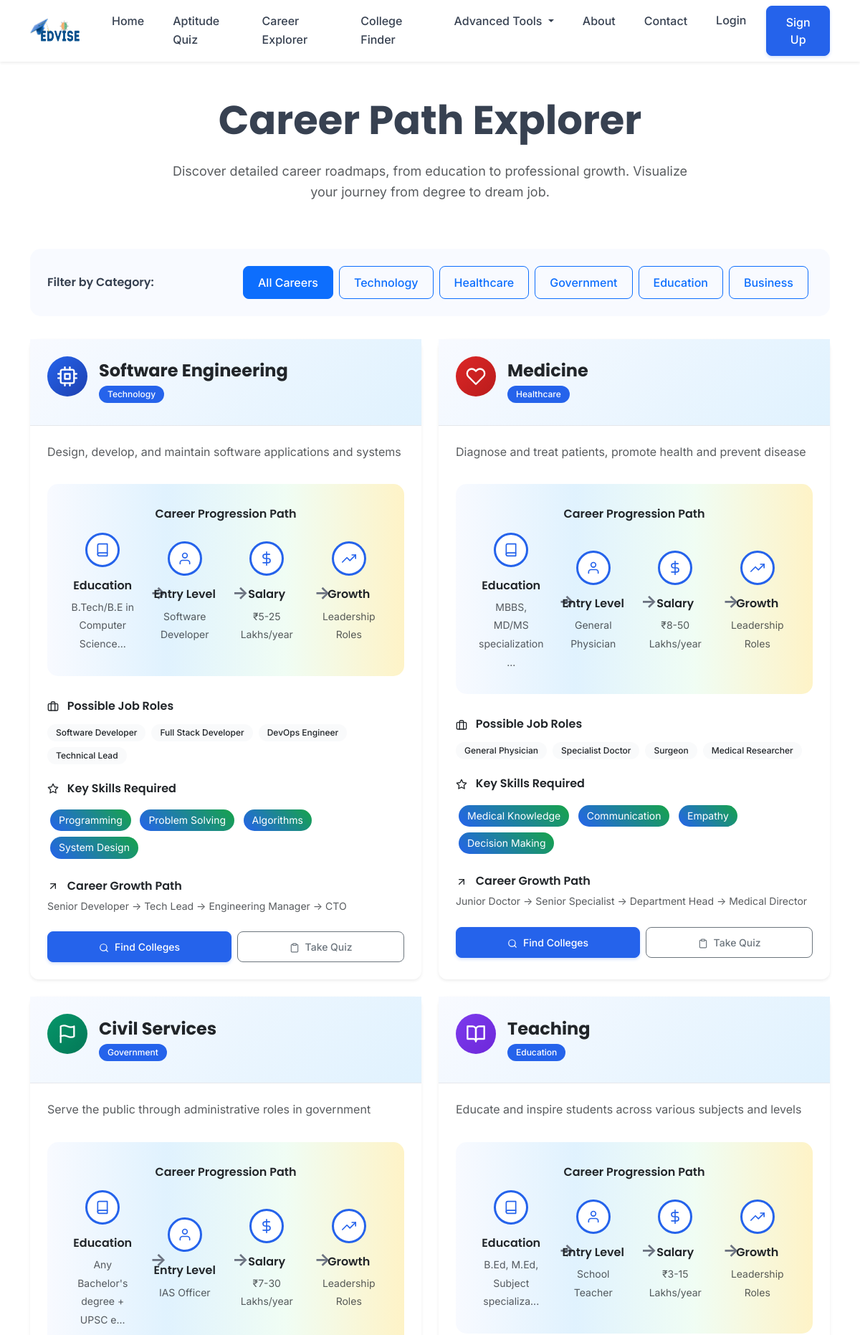
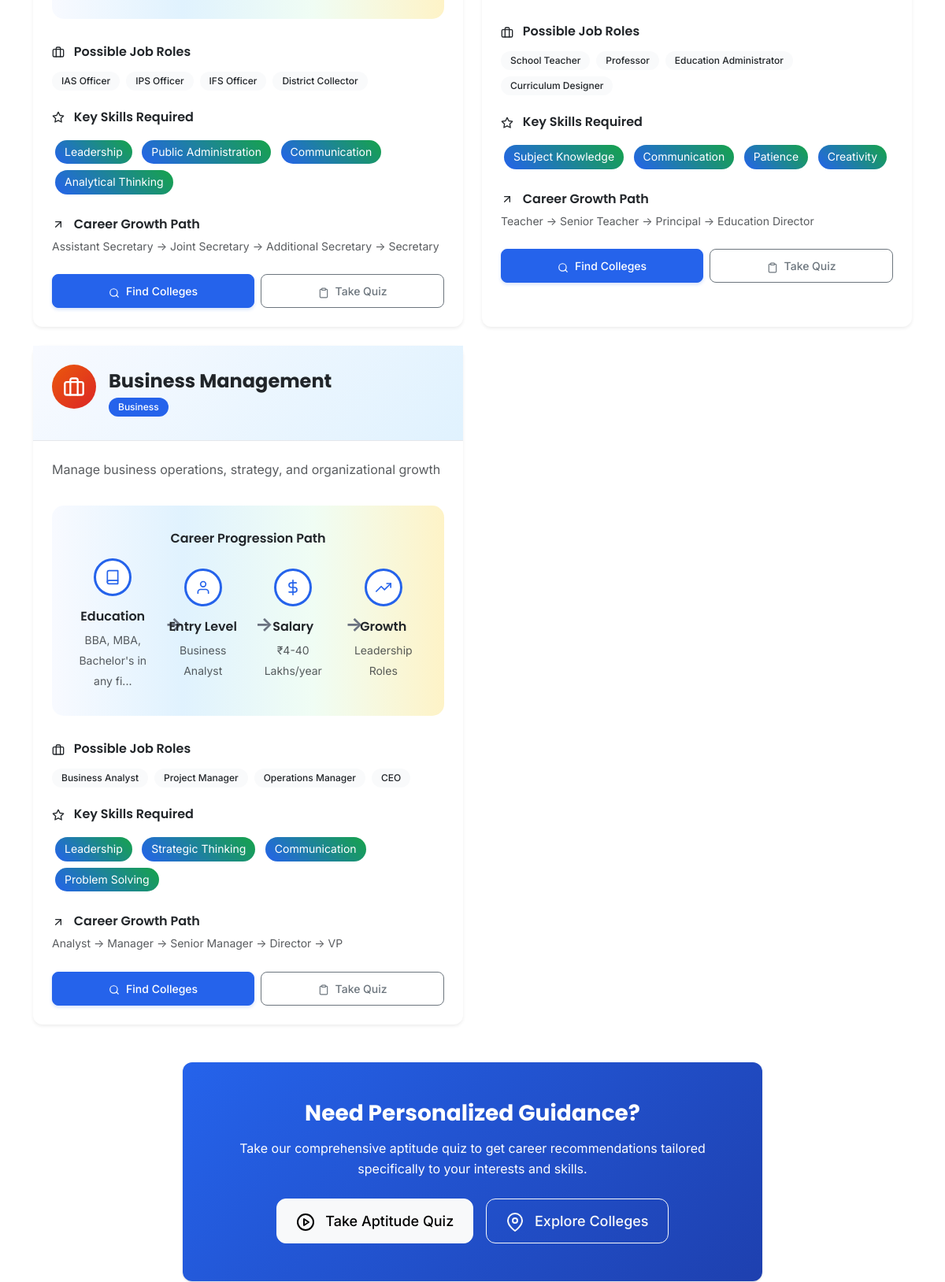
/career-explorer (upper part), run on the app's committed database (2 pictures, top to bottom).
### models.py (models this page shows)
class Career(db.Model):
    id = db.Column(db.Integer, primary_key=True)
    name = db.Column(db.String(100), nullable=False)
    category = db.Column(db.String(50), nullable=False)
    description = db.Column(db.Text)
    required_education = db.Column(db.Text)
    job_roles = db.Column(db.Text)  # JSON string
    salary_range = db.Column(db.String(50))
    growth_opportunities = db.Column(db.Text)
    skills_required = db.Column(db.Text)  # JSON string
    path_after_10th = db.Column(db.Text)  # JSON string
    path_after_12th = db.Column(db.Text)  # JSON string
    government_exams = db.Column(db.Text)  # JSON string
    reservation_benefits = db.Column(db.Text)  # JSON string

### routes.py (the view)
@app.route('/career-explorer')
def career_explorer():
    careers = Career.query.all()
    career_data = []
    for career in careers:
        career_info = {
            'id': career.id,
            'name': career.name,
            'category': career.category,
            'description': career.description,
            'required_education': career.required_education,
            'job_roles': json.loads(career.job_roles) if career.job_roles else [],
            'salary_range': career.salary_range,
            'growth_opportunities': career.growth_opportunities,
            'skills_required': json.loads(career.skills_required) if career.skills_required else []
        }
        career_data.append(career_info)
    return render_template('career_explorer.html', careers=career_data)

### templates/career_explorer.html (shortened to what this page needs)
{% extends "base.html" %}
{% block content %}
<div class="container py-5">
    <div class="row justify-content-center mb-5">
        <div class="col-lg-8 text-center">
            <h1 class="display-4 fw-bold mb-4">Career Path Explorer</h1>
            <p class="lead text-muted">Discover detailed career roadmaps, from education to professional growth. Visualize your journey from degree to dream job.</p>
        </div>
    </div>
    <div class="filter-section">
        <div class="row align-items-center">
            <div class="col-md-3">
                <h6 class="fw-semibold mb-3 mb-md-0">Filter by Category:</h6>
            </div>
            <div class="col-md-9">
                <div class="d-flex flex-wrap gap-2">
                    <button class="btn btn-outline-primary active" onclick="filterCareers('all')">All Careers</button>
                    <button class="btn btn-outline-primary" onclick="filterCareers('Technology')">Technology</button>
                    <button class="btn btn-outline-primary" onclick="filterCareers('Healthcare')">Healthcare</button>
                    <button class="btn btn-outline-primary" onclick="filterCareers('Government')">Government</button>
                    <button class="btn btn-outline-primary" onclick="filterCareers('Education')">Education</button>
                    <button class="btn btn-outline-primary" onclick="filterCareers('Business')">Business</button>
                </div>
            </div>
        </div>
    </div>
    <div class="row g-4" id="careerGrid">
        {% for career in careers %}
        <div class="col-lg-6 career-item" data-category="{{ career.category }}">
            <div class="card career-card shadow-sm">
                <div class="career-header p-4">
                    <div class="d-flex align-items-center">
                        <div class="career-icon
                            {% if career.category == 'Technology' %}tech-icon
                            {% elif career.category == 'Healthcare' %}health-icon
                            {% elif career.category == 'Government' %}gov-icon
                            {% elif career.category == 'Education' %}edu-icon
                            {% elif career.category == 'Business' %}biz-icon
                            {% endif %}">
                            {% if career.category == 'Technology' %}
                            <i data-feather="cpu" class="text-white" style="width: 28px; height: 28px;"></i>
                            {% elif career.category == 'Healthcare' %}
                            <i data-feather="heart" class="text-white" style="width: 28px; height: 28px;"></i>
                            {% elif career.category == 'Government' %}
                            <i data-feather="flag" class="text-white" style="width: 28px; height: 28px;"></i>
                            {% elif career.category == 'Education' %}
                            <i data-feather="book-open" class="text-white" style="width: 28px; height: 28px;"></i>
                            {% elif career.category == 'Business' %}
                            <i data-feather="briefcase" class="text-white" style="width: 28px; height: 28px;"></i>
                            {% endif %}
                        </div>
                        <div class="ms-3">
                            <h4 class="fw-bold mb-1">{{ career.name }}</h4>
                            <span class="badge bg-primary">{{ career.category }}</span>
                        </div>
                    </div>
                </div>
                <div class="card-body p-4">
                    <p class="text-muted mb-4">{{ career.description }}</p>
                    <div class="career-flow">
                        <h6 class="fw-semibold mb-3 text-center">Career Progression Path</h6>
                        <div class="row align-items-center">
                            <div class="col-3 flow-step">
                                <div class="flow-icon">
                                    <i data-feather="book" class="text-primary" style="width: 20px; height: 20px;"></i>
                                </div>
                                <h6 class="fw-semibold">Education</h6>
                                <small class="text-muted">{{ career.required_education[:30] }}...</small>
                            </div>
                            <div class="col-3 flow-step">
                                <div class="flow-icon">
                                    <i data-feather="user" class="text-primary" style="width: 20px; height: 20px;"></i>
                                </div>
                                <h6 class="fw-semibold">Entry Level</h6>
                                <small class="text-muted">{{ career.job_roles[0] if career.job_roles else 'Junior Role' }}</small>
                            </div>
                            <div class="col-3 flow-step">
                                <div class="flow-icon">
                                    <i data-feather="dollar-sign" class="text-primary" style="width: 20px; height: 20px;"></i>
                                </div>
                                <h6 class="fw-semibold">Salary</h6>
                                <small class="text-muted">{{ career.salary_range }}</small>
                            </div>
                            <div class="col-3 flow-step">
                                <div class="flow-icon">
                                    <i data-feather="trending-up" class="text-primary" style="width: 20px; height: 20px;"></i>
                                </div>
                                <h6 class="fw-semibold">Growth</h6>
                                <small class="text-muted">Leadership Roles</small>
                            </div>
                        </div>
                    </div>
                    <div class="mb-4">
                        <h6 class="fw-semibold mb-3">
                            <i data-feather="briefcase" class="me-2" style="width: 16px; height: 16px;"></i>
                            Possible Job Roles
                        </h6>
                        <div class="d-flex flex-wrap gap-2">
                            {% for role in career.job_roles %}
                            <span class="badge bg-light text-dark">{{ role }}</span>
                            {% endfor %}
                        </div>
                    </div>
                    {% if career.skills_required %}
                    <div class="mb-4">
                        <h6 class="fw-semibold mb-3">
                            <i data-feather="star" class="me-2" style="width: 16px; height: 16px;"></i>
                            Key Skills Required
                        </h6>
                        <div>
                            {% for skill in career.skills_required %}
                            <span class="skill-badge">{{ skill }}</span>
                            {% endfor %}
                        </div>
                    </div>
                    {% endif %}
                    {% if career.growth_opportunities %}
                    <div class="mb-4">
                        <h6 class="fw-semibold mb-2">
                            <i data-feather="arrow-up-right" class="me-2" style="width: 16px; height: 16px;"></i>
                            Career Growth Path
                        </h6>
                        <p class="text-muted small">{{ career.growth_opportunities }}</p>
                    </div>
                    {% endif %}
                    <div class="d-flex gap-2">
                        <a href="{{ url_for('college_finder') }}?type={{ career.category }}" class="btn btn-primary btn-sm flex-fill">
                            <i data-feather="search" class="me-1" style="width: 14px; height: 14px;"></i>
                            Find Colleges
                        </a>
                        <a href="{{ url_for('quiz') }}" class="btn btn-outline-secondary btn-sm flex-fill">
                            <i data-feather="clipboard" class="me-1" style="width: 14px; height: 14px;"></i>
                            Take Quiz
                        </a>
                    </div>
                </div>
            </div>
        </div>
        {% endfor %}
    </div>
    <div class="row justify-content-center mt-5">
        <div class="col-lg-8">
            <div class="card border-0 bg-gradient-primary text-white">
                <div class="card-body p-5 text-center">
                    <h3 class="fw-bold mb-3">Need Personalized Guidance?</h3>
                    <p class="mb-4">Take our comprehensive aptitude quiz to get career recommendations tailored specifically to your interests and skills.</p>
                    <div class="d-flex flex-column flex-sm-row gap-3 justify-content-center">
                        <a href="{{ url_for('quiz') }}" class="btn btn-light btn-lg px-4">
                            <i data-feather="play-circle" class="me-2"></i>
                            Take Aptitude Quiz
                        </a>
                        <a href="{{ url_for('college_finder') }}" class="btn btn-outline-light btn-lg px-4">
                            <i data-feather="map-pin" class="me-2"></i>
                            Explore Colleges
                        </a>
                    </div>
                </div>
            </div>
        </div>
    </div>
</div>
{% endblock %}

### templates/base.html (shortened to what this page needs)
<!DOCTYPE html>
<html lang="en">
<head>
    <link href="https://cdn.jsdelivr.net/npm/bootstrap@5.3.0/dist/css/bootstrap.min.css" rel="stylesheet">
    <link rel="stylesheet" href="{{ url_for('static', filename='css/style.css') }}">
    <link rel="stylesheet" href="{{ url_for('static', filename='css/chatbot.css') }}">
</head>
<body>
    <nav class="navbar navbar-expand-lg navbar-light bg-white shadow-sm sticky-top">
        <div class="container">
            <a class="navbar-brand fw-bold text-primary d-flex align-items-center" href="{{ url_for('index') }}">
                <img src="{{ url_for('static', filename='images/MainLogo.png') }}" alt="EdVice" class="navbar-logo me-2">
            </a>
            <div class="collapse navbar-collapse" id="navbarNav">
                <ul class="navbar-nav me-auto">
                    <li class="nav-item">
                        <a class="nav-link" href="{{ url_for('index') }}">Home</a>
                    </li>
                    <li class="nav-item">
                        <a class="nav-link" href="{{ url_for('quiz') }}">Aptitude Quiz</a>
                    </li>
                    <li class="nav-item">
                        <a class="nav-link" href="{{ url_for('career_explorer') }}">Career Explorer</a>
                    </li>
                    <li class="nav-item">
                        <a class="nav-link" href="{{ url_for('college_finder') }}">College Finder</a>
                    </li>
                    <li class="nav-item dropdown">
                        <a class="nav-link dropdown-toggle" href="#" id="advancedDropdown" role="button" data-bs-toggle="dropdown">
                            Advanced Tools
                        </a>
                    </li>
                    <li class="nav-item">
                        <a class="nav-link" href="{{ url_for('about') }}">About</a>
                    </li>
                    <li class="nav-item">
                        <a class="nav-link" href="{{ url_for('contact') }}">Contact</a>
                    </li>
                </ul>
                <ul class="navbar-nav">
                    {% if current_user.is_authenticated %}
                    <li class="nav-item dropdown">
                        <a class="nav-link dropdown-toggle" href="#" id="userDropdown" role="button" data-bs-toggle="dropdown">
                            <i data-feather="user" class="me-1"></i>
                            {{ current_user.first_name }}
                        </a>
                        <ul class="dropdown-menu dropdown-menu-end">
                            <li><a class="dropdown-item" href="{{ url_for('dashboard') }}">Dashboard</a></li>
                            <li><a class="dropdown-item" href="{{ url_for('advanced.notifications') }}">Notifications</a></li>
                            <li><hr class="dropdown-divider"></li>
                            <li><a class="dropdown-item" href="{{ url_for('auth.logout') }}">Logout</a></li>
                        </ul>
                    </li>
                    {% else %}
                    <li class="nav-item">
                        <a class="nav-link" href="{{ url_for('auth.login') }}">Login</a>
                    </li>
                    <li class="nav-item">
                        <a class="btn btn-primary ms-2" href="{{ url_for('auth.register') }}">Sign Up</a>
                    </li>
                    {% endif %}
                </ul>
            </div>
        </div>
    </nav>
    <main>
        {% block content %}{% endblock %}
    </main>
</body>
</html>

### data on the page
Career: name "Software Engineering", category "Technology", description "Design, develop, and maintain software applications and systems", required_education "B.Tech/B.E in Computer Science", job_roles "Software Developer", salary_range "₹5-25 Lakhs/year", job_roles "Software Developer" "Full Stack Developer" "DevOps Engineer" "Technical Lead", skills_required "Programming" "Problem Solving" "Algorithms" "System Design", growth_opportunities "Senior Developer → Tech Lead → Engineering Manager → CTO"
Career: name "Medicine", category "Healthcare", description "Diagnose and treat patients, promote health and prevent disease", required_education "MBBS, MD/MS specialization", job_roles "General Physician", salary_range "₹8-50 Lakhs/year", job_roles "General Physician" "Specialist Doctor" "Surgeon" "Medical Researcher", skills_required "Medical Knowledge" "Communication" "Empathy" "Decision Making", growth_opportunities "Junior Doctor → Senior Specialist → Department Head → Medical Director"
Career: name "Civil Services", category "Government", description "Serve the public through administrative roles in government", required_education "Any Bachelor's degree + UPSC e", job_roles "IAS Officer", salary_range "₹7-30 Lakhs/year", job_roles "IAS Officer" "IPS Officer" "IFS Officer" "District Collector", skills_required "Leadership" "Public Administration" "Communication" "Analytical Thinking", growth_opportunities "Assistant Secretary → Joint Secretary → Additional Secretary → Secretary"
Career: name "Teaching", category "Education", description "Educate and inspire students across various subjects and levels", required_education "B.Ed, M.Ed, Subject specializa", job_roles "School Teacher", salary_range "₹3-15 Lakhs/year", job_roles "School Teacher" "Professor" "Education Administrator" "Curriculum Designer", skills_required "Subject Knowledge" "Communication" "Patience" "Creativity", growth_opportunities "Teacher → Senior Teacher → Principal → Education Director"
Career: name "Business Management", category "Business", description "Manage business operations, strategy, and organizational growth", required_education "BBA, MBA, Bachelor's in any fi", job_roles "Business Analyst", salary_range "₹4-40 Lakhs/year", job_roles "Business Analyst" "Project Manager" "Operations Manager" "CEO", skills_required "Leadership" "Strategic Thinking" "Communication" "Problem Solving", growth_opportunities "Analyst → Manager → Senior Manager → Director → VP"
